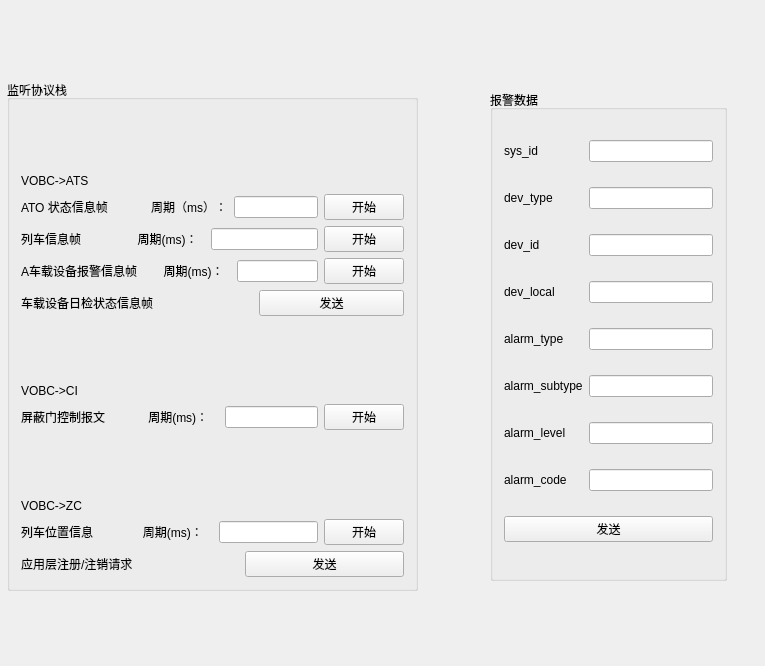
<?xml version="1.0" encoding="UTF-8"?>
<ui version="4.0">
 <class>VobcWidget</class>
 <widget class="QWidget" name="VobcWidget">
  <property name="geometry">
   <rect>
    <x>0</x>
    <y>0</y>
    <width>765</width>
    <height>666</height>
   </rect>
  </property>
  <property name="windowTitle">
   <string>ATSTest</string>
  </property>
  <widget class="QGroupBox" name="groupBox">
   <property name="geometry">
    <rect>
     <x>7</x>
     <y>80</y>
     <width>411</width>
     <height>511</height>
    </rect>
   </property>
   <property name="title">
    <string>监听协议栈</string>
   </property>
   <layout class="QVBoxLayout" name="verticalLayout">
    <item>
     <widget class="QLabel" name="label_21">
      <property name="text">
       <string>VOBC-&gt;ATS</string>
      </property>
      <property name="alignment">
       <set>Qt::AlignBottom|Qt::AlignLeading|Qt::AlignLeft</set>
      </property>
     </widget>
    </item>
    <item>
     <layout class="QHBoxLayout" name="horizontalLayout">
      <property name="leftMargin">
       <number>0</number>
      </property>
      <item>
       <widget class="QLabel" name="label_3">
        <property name="text">
         <string>ATO 状态信息帧             周期（ms）：</string>
        </property>
       </widget>
      </item>
      <item>
       <widget class="QLineEdit" name="edit1"/>
      </item>
      <item>
       <widget class="QPushButton" name="b1">
        <property name="text">
         <string>开始</string>
        </property>
       </widget>
      </item>
     </layout>
    </item>
    <item>
     <layout class="QHBoxLayout" name="horizontalLayout_2">
      <item>
       <widget class="QLabel" name="label_4">
        <property name="text">
         <string>列车信息帧                 周期(ms)：  </string>
        </property>
       </widget>
      </item>
      <item>
       <widget class="QLineEdit" name="edit2"/>
      </item>
      <item>
       <widget class="QPushButton" name="b2">
        <property name="text">
         <string>开始</string>
        </property>
       </widget>
      </item>
     </layout>
    </item>
    <item>
     <layout class="QHBoxLayout" name="horizontalLayout_3">
      <item>
       <widget class="QLabel" name="label_5">
        <property name="text">
         <string>A车载设备报警信息帧        周期(ms)：  </string>
        </property>
       </widget>
      </item>
      <item>
       <widget class="QLineEdit" name="edit3"/>
      </item>
      <item>
       <widget class="QPushButton" name="b3">
        <property name="text">
         <string>开始</string>
        </property>
       </widget>
      </item>
     </layout>
    </item>
    <item>
     <layout class="QHBoxLayout" name="horizontalLayout_4">
      <item>
       <widget class="QLabel" name="label_6">
        <property name="text">
         <string>车载设备日检状态信息帧                              </string>
        </property>
       </widget>
      </item>
      <item>
       <widget class="QPushButton" name="b4">
        <property name="text">
         <string>发送</string>
        </property>
       </widget>
      </item>
     </layout>
    </item>
    <item>
     <widget class="QLabel" name="label_22">
      <property name="text">
       <string>VOBC-&gt;CI</string>
      </property>
      <property name="alignment">
       <set>Qt::AlignBottom|Qt::AlignLeading|Qt::AlignLeft</set>
      </property>
     </widget>
    </item>
    <item>
     <layout class="QHBoxLayout" name="horizontalLayout_5">
      <item>
       <widget class="QLabel" name="label_7">
        <property name="text">
         <string>屏蔽门控制报文             周期(ms)：   </string>
        </property>
       </widget>
      </item>
      <item>
       <widget class="QLineEdit" name="edit5"/>
      </item>
      <item>
       <widget class="QPushButton" name="b5">
        <property name="text">
         <string>开始</string>
        </property>
       </widget>
      </item>
     </layout>
    </item>
    <item>
     <widget class="QLabel" name="label_23">
      <property name="text">
       <string>VOBC-&gt;ZC</string>
      </property>
      <property name="alignment">
       <set>Qt::AlignBottom|Qt::AlignLeading|Qt::AlignLeft</set>
      </property>
     </widget>
    </item>
    <item>
     <layout class="QHBoxLayout" name="horizontalLayout_6">
      <item>
       <widget class="QLabel" name="label_8">
        <property name="text">
         <string>列车位置信息               周期(ms)：   </string>
        </property>
       </widget>
      </item>
      <item>
       <widget class="QLineEdit" name="edit6"/>
      </item>
      <item>
       <widget class="QPushButton" name="b6">
        <property name="text">
         <string>开始</string>
        </property>
       </widget>
      </item>
     </layout>
    </item>
    <item>
     <layout class="QHBoxLayout" name="horizontalLayout_7">
      <item>
       <widget class="QLabel" name="label_9">
        <property name="text">
         <string>应用层注册/注销请求                                </string>
        </property>
       </widget>
      </item>
      <item>
       <widget class="QPushButton" name="b7">
        <property name="text">
         <string>发送</string>
        </property>
       </widget>
      </item>
     </layout>
    </item>
   </layout>
  </widget>
  <widget class="QGroupBox" name="groupBox_2">
   <property name="geometry">
    <rect>
     <x>490</x>
     <y>90</y>
     <width>237</width>
     <height>491</height>
    </rect>
   </property>
   <property name="title">
    <string>报警数据</string>
   </property>
   <layout class="QGridLayout" name="gridLayout">
    <item row="0" column="0">
     <widget class="QLabel" name="label_13">
      <property name="text">
       <string>sys_id</string>
      </property>
     </widget>
    </item>
    <item row="0" column="1">
     <widget class="QLineEdit" name="sys_id"/>
    </item>
    <item row="1" column="0">
     <widget class="QLabel" name="label_15">
      <property name="text">
       <string>dev_type</string>
      </property>
     </widget>
    </item>
    <item row="1" column="1">
     <widget class="QLineEdit" name="dev_type"/>
    </item>
    <item row="2" column="0">
     <widget class="QLabel" name="label_14">
      <property name="text">
       <string>dev_id</string>
      </property>
     </widget>
    </item>
    <item row="2" column="1">
     <widget class="QLineEdit" name="dev_id"/>
    </item>
    <item row="3" column="0">
     <widget class="QLabel" name="label_16">
      <property name="text">
       <string>dev_local</string>
      </property>
     </widget>
    </item>
    <item row="3" column="1">
     <widget class="QLineEdit" name="dev_local"/>
    </item>
    <item row="4" column="0">
     <widget class="QLabel" name="label_17">
      <property name="text">
       <string>alarm_type</string>
      </property>
     </widget>
    </item>
    <item row="4" column="1">
     <widget class="QLineEdit" name="alarm_type"/>
    </item>
    <item row="5" column="0">
     <widget class="QLabel" name="label_19">
      <property name="text">
       <string>alarm_subtype</string>
      </property>
     </widget>
    </item>
    <item row="5" column="1">
     <widget class="QLineEdit" name="alarm_subtype"/>
    </item>
    <item row="6" column="0">
     <widget class="QLabel" name="label_18">
      <property name="text">
       <string>alarm_level</string>
      </property>
     </widget>
    </item>
    <item row="6" column="1">
     <widget class="QLineEdit" name="alarm_level"/>
    </item>
    <item row="7" column="0">
     <widget class="QLabel" name="label_20">
      <property name="text">
       <string>alarm_code</string>
      </property>
     </widget>
    </item>
    <item row="7" column="1">
     <widget class="QLineEdit" name="alarm_code"/>
    </item>
    <item row="8" column="0" colspan="2">
     <widget class="QPushButton" name="pushButton_10">
      <property name="text">
       <string>发送</string>
      </property>
     </widget>
    </item>
   </layout>
  </widget>
  <widget class="QWidget" name="layoutWidget">
   <property name="geometry">
    <rect>
     <x>30</x>
     <y>20</y>
     <width>492</width>
     <height>22</height>
    </rect>
   </property>
   <layout class="QHBoxLayout" name="horizontalLayout_10">
    <item>
     <widget class="QLabel" name="label">
      <property name="text">
       <string>IP:</string>
      </property>
     </widget>
    </item>
    <item>
     <widget class="QLineEdit" name="ip"/>
    </item>
    <item>
     <widget class="QLabel" name="label_2">
      <property name="text">
       <string>端口：</string>
      </property>
     </widget>
    </item>
    <item>
     <widget class="QLineEdit" name="port"/>
    </item>
    <item>
     <widget class="QLabel" name="label_24">
      <property name="text">
       <string>传输协议：</string>
      </property>
     </widget>
    </item>
    <item>
     <widget class="QComboBox" name="comboBox">
      <item>
       <property name="text">
        <string>Basic UDP</string>
       </property>
      </item>
      <item>
       <property name="text">
        <string>RSSPI</string>
       </property>
      </item>
     </widget>
    </item>
   </layout>
  </widget>
 </widget>
 <layoutdefault spacing="6" margin="11"/>
 <resources/>
 <connections/>
</ui>
